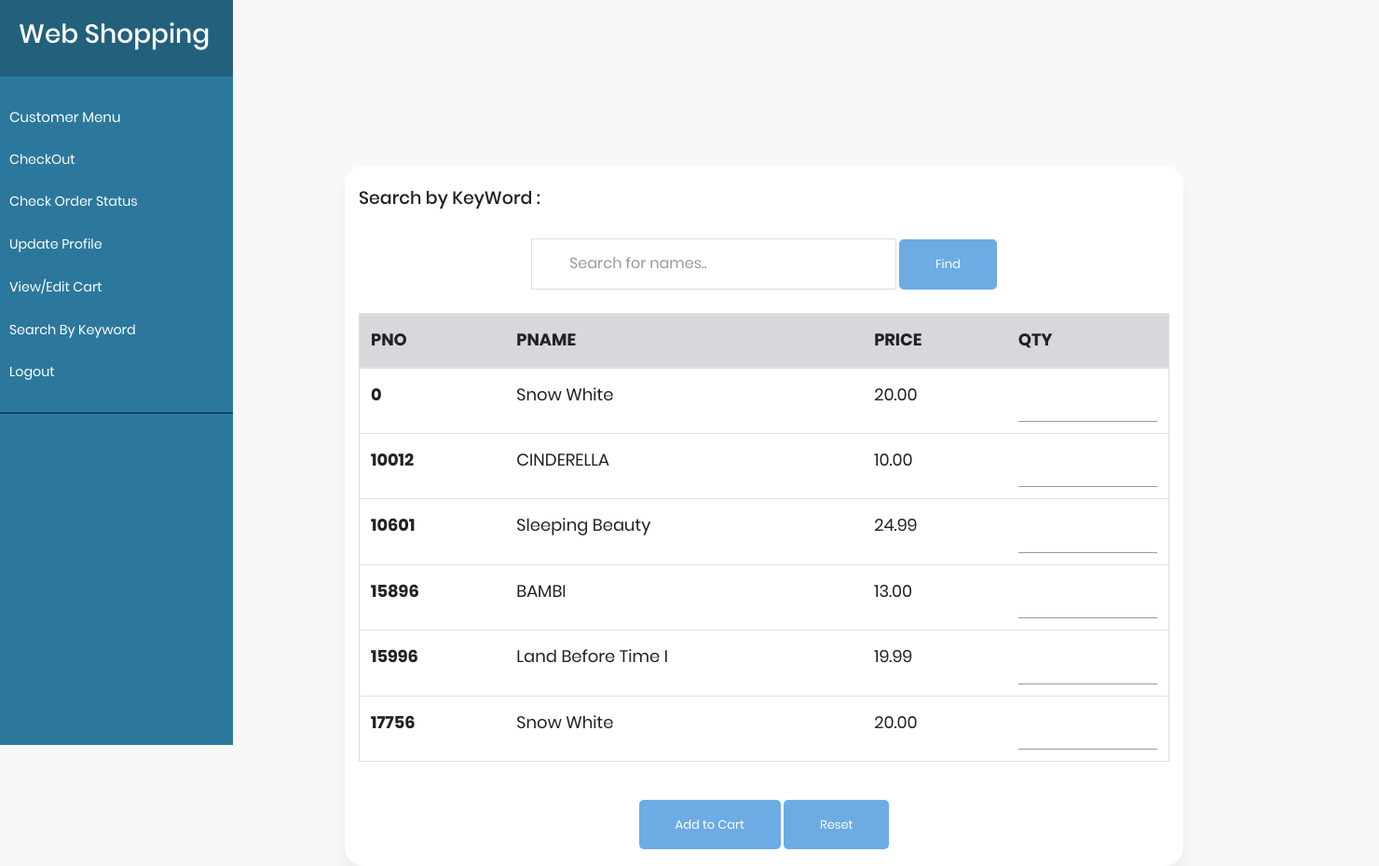
Before: /pages/search.php (signed in) with the older database file.
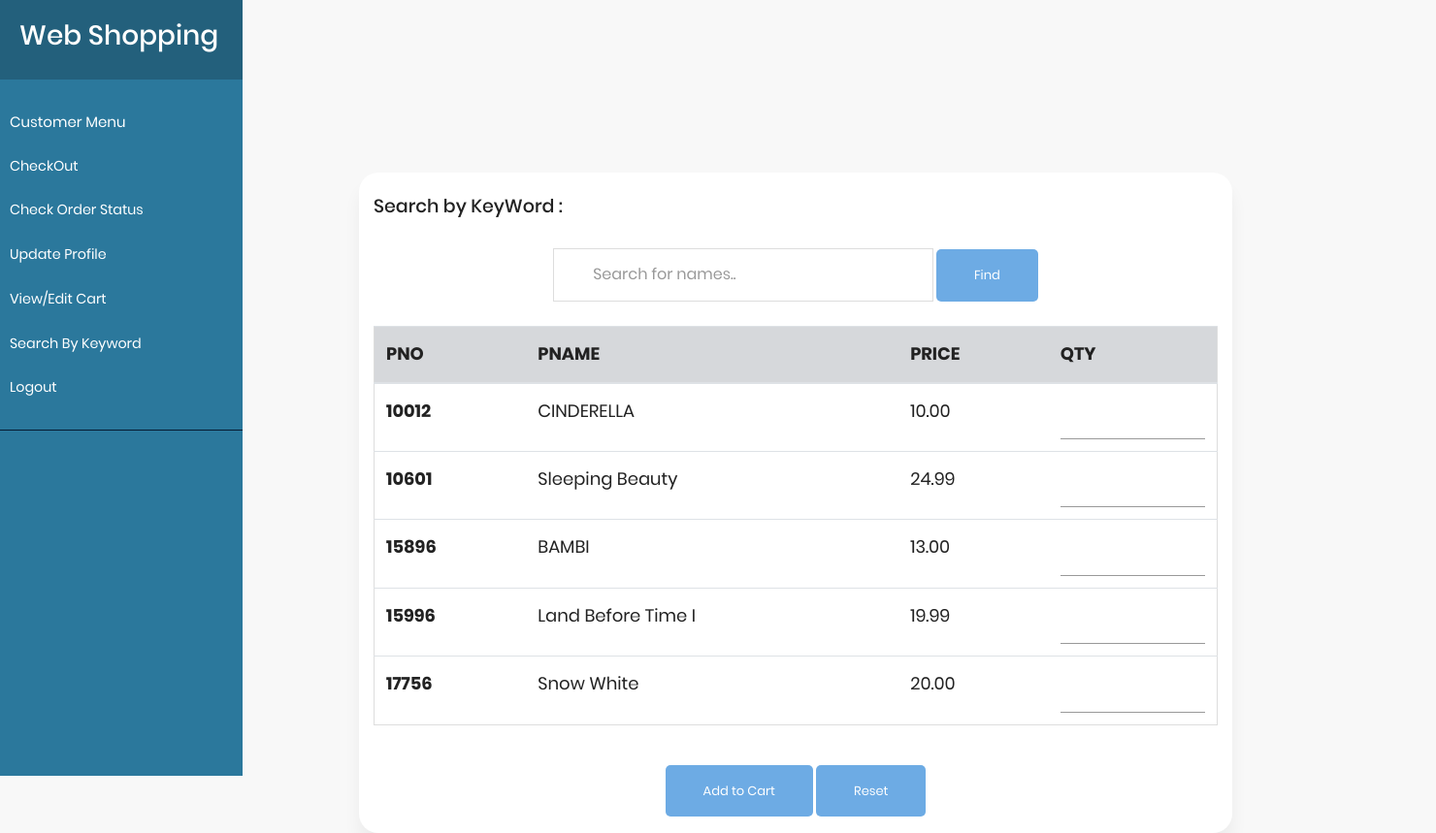
After: the same page with the newer database file.
### tables this page shows
CREATE TABLE `parts` (
  `pno` int(5) NOT NULL,
  `pname` varchar(30) DEFAULT NULL,
  `qoh` int(11) DEFAULT NULL,
  `price` decimal(6,2) DEFAULT NULL,
  `olevel` int(11) DEFAULT NULL
);

### pages/search.php (the view, shortened to what this page needs)
<?php
include('sliderPages.php');
require("../db.php");
$s = "select * from parts";
$r = mysqli_query($conn,$s);
?>
<html>
<head>
    <link rel="stylesheet" href="../fonts/material-icon/css/material-design-iconic-font.min.css">
    <link rel="stylesheet" href="../css/style.css">
</head>
<body>
<div class="container" style="    margin-left: 25%;
    text-align: center;
    margin-top: 12%;">
    <form action="" method ="post">
<h3 style="    text-align: initial;
    font-size: 19px;
    padding-top: 24px;">Search by KeyWord :</h3>
<div class="form-group form-button" >
<input type="text" id="myInput" name="key" style="    display: inline;" placeholder="Search for names.." >
<input type="submit" name="find" value="Find"  class="form-submit" />
 </div>
<table class="table"  id="myTable">
<thead class="table-secondary">
    <tr>
      <th scope="col">PNO</th>
      <th scope="col">PNAME</th>
      <th scope="col">PRICE</th>
      <th scope="col">QTY</th>
    </tr>
  </thead>
  <tbody>
  <?php
      while ($row = mysqli_fetch_assoc($r)) {
      ?>
    <tr>
      <th scope="row">
      <?php echo $row['pno'] ?>
      </th>
      <td><?php echo $row['pname'] ?></td>
      <td>
      <?php echo $row['price'] ?>
      </td>
      <td style="width: 20%;">
      <input type="number" id=" <?php echo $row['pno'] ?>" name="qty[]">
      </td>
    </tr>
  <?php } ?>
  </tbody>
</table>
<div class="form-group form-button" >
                        <input type="submit" name="addtocart" value="Add to Cart" style="    margin-bottom: 2%;" class="form-submit" />
                        <input type="reset" name="submit" value = "Reset" style="    margin-bottom: 2%;" class="form-submit" />
                    </div></div>
</body>
</html>

### pages/sliderPages.php (shortened to what this page needs)
<?php
$cno = $_GET['cno'];
?>
<!DOCTYPE html>
<html lang="en">
<head>
    <link href="//maxcdn.bootstrapcdn.com/bootstrap/4.0.0/css/bootstrap.min.css" rel="stylesheet" id="bootstrap-css">
<link rel="stylesheet" href="../css/slider.css">
</head>
<body>
<div class="wrapper">
            <nav id="sidebar">
                <div class="sidebar-header">
                    <h3>Web Shopping</h3>
                </div>
                <ul class="list-unstyled components">
                    <p>Customer Menu</p>
                    <li>
                        <a href="CheckOut.php?cno=<?php echo $cno; ?>">CheckOut</a>
                    </li>
                    <li>
                        <a href="CheckOrderStatus.php?cno=<?php echo $cno; ?>">Check Order Status</a>
                    </li>
                    <li>
                        <a href="updateProfile.php?cno=<?php echo $cno; ?>">Update Profile</a>
                    </li>
                    <li>
                        <a href="viewEditCart.php?cno=<?php echo $cno; ?>">View/Edit Cart</a>
                    </li>
                    <li>
                        <a href="search.php?cno=<?php echo $cno; ?>">Search By Keyword</a>
                    </li>
                    <li>
                        <a href="logout.php?cno=<?php echo $cno; ?>">Logout</a>
                    </li>
                </ul>
            </nav>
        </div>
</body>
</html>

### css/slider.css (style rules this page uses)
a, a:hover, a:focus { color: inherit; text-decoration: none; transition: all 0.3s; }
#sidebar { width: 250px; position: fixed; top: 0; left: 0; height: 100vh; z-index: 999; background: #2b789c; color: #fff; transition: all 0.3s; }
#sidebar .sidebar-header { padding: 20px; background: #23607c; }
#sidebar ul.components { padding: 20px 0; border-bottom: 1px solid #051b31; }
#sidebar ul p { color: #fff; padding: 10px; }
#sidebar ul li a { padding: 10px; font-size: 1.1em; display: block; }

### css/style.css (style rules this page uses)
input, select, textarea ,button { outline: none; appearance: unset !important; -moz-appearance: unset !important; -webkit-appearance: unset !important; -o-appearance: unset !important; -ms-appearance: unset !important; }
p { margin-bottom: 0px; font-size: 15px; color: #777; }
body { font-size: 13px; line-height: 1.8; color: #222; background: #f8f8f8; font-weight: 400; font-family: Poppins; }
.container { width: 900px; background: #fff; margin: 0 auto; box-shadow: 0px 15px 16.83px 0.17px rgba(0, 0, 0, 0.05); -moz-box-shadow: 0px 15px 16.83px 0.17px rgba(0, 0, 0, 0.05); -webkit-box-shadow: 0px 15px 16.83px 0.17px rgba(0, 0, 0, 0.05); -o-box-shadow: 0px 15px 16.83px 0.17px rgba(0, 0, 0, 0.05); -ms-box-shadow: 0px 15px 16.83px 0.17px rgba(0, 0, 0, 0.05); border-radius: 20px; -moz-border-radius: 20px; -webkit-border-radius: 20px; -o-border-radius: 20px; -ms-border-radius: 20px; }
.form-submit { display: inline-block; background: #6dabe4; color: #fff; border-bottom: none; width: auto; padding: 15px 39px; border-radius: 5px; -moz-border-radius: 5px; -webkit-border-radius: 5px; -o-border-radius: 5px; -ms-border-radius: 5px; margin-top: 25px; cursor: pointer; }
.form-group { position: relative; margin-bottom: 25px; overflow: hidden; }
.form-group:last-child { margin-bottom: 0px; }
input { width: 100%; display: block; border: none; border-bottom: 1px solid #999; padding: 6px 30px; font-family: Poppins; box-sizing: border-box; }
@media screen and (min-width: 1024px) { .container { max-width: 1200px; } }

### pages/search.php (style rules this page uses)
#myInput { background-image: url(/css/searchicon.png); background-position: 10px 10px; background-repeat: no-repeat; width: 45%; font-size: 16px; padding: 12px 20px 12px 40px; border: 1px solid #ddd; }
#myTable { border-collapse: collapse; width: 100%; border: 1px solid #ddd; font-size: 18px; }
#myTable th, #myTable td { text-align: left; padding: 12px; }
#myTable tr { border-bottom: 1px solid #ddd; }

Changed rows visible on the page:
removed parts: pno "0", pname "Snow White", price "20.00"
